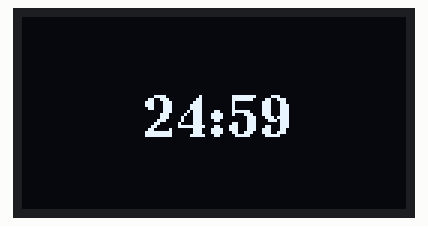
Bench run of a sketch on a simulated Arduino Uno, built with avr-gcc and run on an emulated ATmega328P. On the bench: 128×64 one-colour display. What the sketch prints to the serial monitor is not drawn.

Above: at 0.2 s.
At 4.1 s:
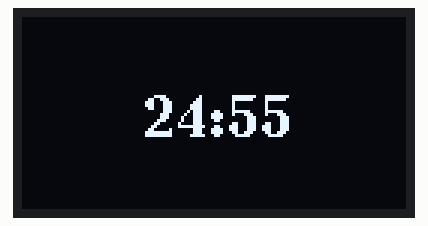
At 9.1 s:
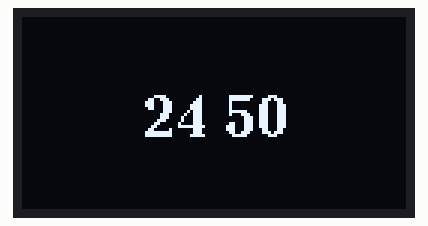
At 19.1 s:
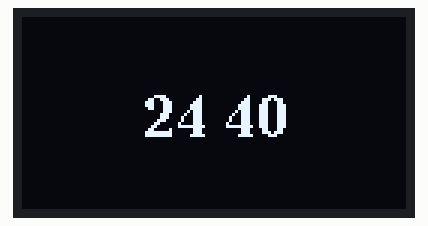
At 28.1 s:
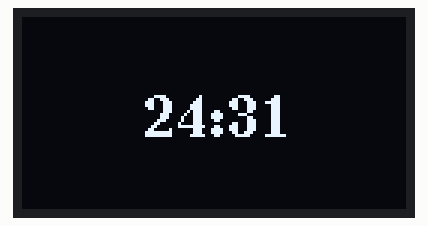
At 37.1 s:
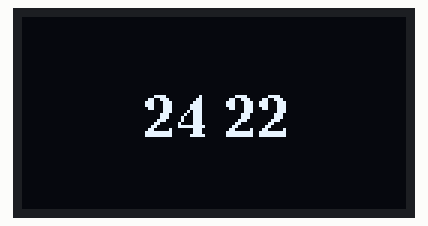

The sketch:

oledtimer.ino
```cpp
#include <Arduino.h>
#include <U8g2lib.h>
#include <Wire.h>

#define COUNTDOWN_TIME  (25ul * 60ul * 1000ul)

char szString[20];
byte mins, secs;
bool colonVisible = true;

unsigned long
    timeTemp,
    timeNow,
    timeStart,
    timeElapsed,
    timeLeft;


U8G2_SSD1306_128X64_NONAME_F_HW_I2C u8g2(U8G2_R0, /* reset=*/ U8X8_PIN_NONE);

void setup()
{
    u8g2.begin();
    Serial.begin(9600);
    timeStart = millis();
    mins = 25;
    secs = 0;
}

void DoCountdown()
{
    static byte lastsecs = 255;

    timeNow = millis();
    timeElapsed = timeNow - timeStart;

    if (mins == 0 && secs == 0)
        return;

    timeLeft = COUNTDOWN_TIME - timeElapsed;

    mins = (byte)(timeLeft / 60000ul);
    timeTemp = timeLeft - (mins * 60000);
    secs = (byte)(timeTemp / 1000ul);

    if (mins == 0 && secs == 0)
    {
        sprintf(szString, "**DONE**");
        Serial.println(szString);

        u8g2.clearBuffer();
        u8g2.setFont(u8g2_font_ncenB14_tr);
        u8g2.drawStr(30, 40, szString);
        u8g2.sendBuffer();
    }
    else if (secs != lastsecs)
    {
        lastsecs = secs;


        colonVisible = !colonVisible;

        if (colonVisible)
            sprintf(szString, "%02d:%02d", mins, secs);
        else
            sprintf(szString, "%02d %02d", mins, secs);

        Serial.println(szString);

        u8g2.clearBuffer();
        u8g2.setFont(u8g2_font_ncenB14_tr);
        u8g2.drawStr(40, 40, szString);
        u8g2.sendBuffer();
    }
}

void loop()
{
    DoCountdown();
}
```

Source omitted: edheartcode.ino (data table, 6446 bytes)

Measured:
- what the display in image 0 shows lasts 1.0 s, from 0.1 s to 1.1 s
